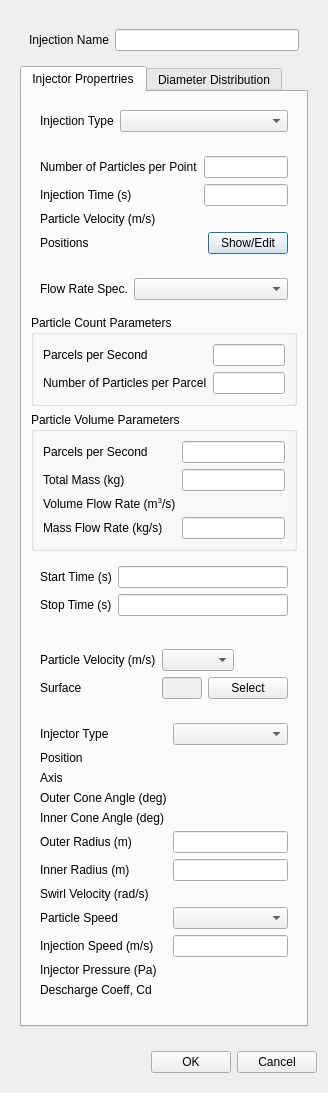
<?xml version="1.0" encoding="UTF-8"?>
<ui version="4.0">
 <class>InjectionDialog</class>
 <widget class="QDialog" name="InjectionDialog">
  <property name="geometry">
   <rect>
    <x>0</x>
    <y>0</y>
    <width>328</width>
    <height>1093</height>
   </rect>
  </property>
  <property name="windowTitle">
   <string>Injection</string>
  </property>
  <layout class="QVBoxLayout" name="verticalLayout_2">
   <item>
    <widget class="QWidget" name="dicalogContents" native="true">
     <layout class="QVBoxLayout" name="verticalLayout">
      <item>
       <widget class="QWidget" name="widget" native="true">
        <layout class="QFormLayout" name="formLayout">
         <item row="0" column="0">
          <widget class="QLabel" name="label">
           <property name="text">
            <string>Injection Name</string>
           </property>
          </widget>
         </item>
         <item row="0" column="1">
          <widget class="QLineEdit" name="name"/>
         </item>
        </layout>
       </widget>
      </item>
      <item>
       <widget class="QTabWidget" name="tabWidget">
        <property name="currentIndex">
         <number>0</number>
        </property>
        <widget class="QWidget" name="tab">
         <attribute name="title">
          <string>Injector Propertries</string>
         </attribute>
         <layout class="QVBoxLayout" name="verticalLayout_4">
          <item>
           <widget class="QWidget" name="widget_8" native="true">
            <layout class="QFormLayout" name="formLayout_7">
             <item row="0" column="0">
              <widget class="QLabel" name="label_20">
               <property name="text">
                <string>Injection Type</string>
               </property>
              </widget>
             </item>
             <item row="0" column="1">
              <widget class="PythonComboBox" name="injectionType"/>
             </item>
            </layout>
           </widget>
          </item>
          <item>
           <widget class="QWidget" name="pointInjection" native="true">
            <layout class="QFormLayout" name="formLayout_2">
             <item row="0" column="0">
              <widget class="QLabel" name="label_2">
               <property name="text">
                <string>Number of Particles per Point</string>
               </property>
              </widget>
             </item>
             <item row="0" column="1">
              <widget class="BatchableFloatEdit" name="numberOfParticlesPerPoint"/>
             </item>
             <item row="1" column="0">
              <widget class="QLabel" name="label_3">
               <property name="text">
                <string>Injection Time (s)</string>
               </property>
              </widget>
             </item>
             <item row="1" column="1">
              <widget class="BatchableFloatEdit" name="injectionTime"/>
             </item>
             <item row="2" column="0">
              <widget class="QLabel" name="label_4">
               <property name="text">
                <string>Particle Velocity (m/s)</string>
               </property>
              </widget>
             </item>
             <item row="3" column="0">
              <widget class="QLabel" name="label_5">
               <property name="text">
                <string>Positions</string>
               </property>
              </widget>
             </item>
             <item row="2" column="1">
              <widget class="VectorWidget" name="pointParticleVelocity" native="true"/>
             </item>
             <item row="3" column="1">
              <layout class="QHBoxLayout" name="horizontalLayout_3">
               <item>
                <spacer name="horizontalSpacer_2">
                 <property name="orientation">
                  <enum>Qt::Horizontal</enum>
                 </property>
                 <property name="sizeHint" stdset="0">
                  <size>
                   <width>40</width>
                   <height>20</height>
                  </size>
                 </property>
                </spacer>
               </item>
               <item>
                <widget class="QPushButton" name="editPosition">
                 <property name="text">
                  <string>Show/Edit</string>
                 </property>
                </widget>
               </item>
              </layout>
             </item>
            </layout>
           </widget>
          </item>
          <item>
           <widget class="QWidget" name="flowRate" native="true">
            <layout class="QVBoxLayout" name="verticalLayout_3">
             <property name="leftMargin">
              <number>0</number>
             </property>
             <property name="topMargin">
              <number>0</number>
             </property>
             <property name="rightMargin">
              <number>0</number>
             </property>
             <item>
              <widget class="QWidget" name="widget_4" native="true">
               <layout class="QFormLayout" name="formLayout_3">
                <item row="0" column="0">
                 <widget class="QLabel" name="label_11">
                  <property name="text">
                   <string>Flow Rate Spec.</string>
                  </property>
                 </widget>
                </item>
                <item row="0" column="1">
                 <widget class="PythonComboBox" name="flowRateSpec"/>
                </item>
               </layout>
              </widget>
             </item>
             <item>
              <widget class="QGroupBox" name="particleCountParameters">
               <property name="title">
                <string>Particle Count Parameters</string>
               </property>
               <layout class="QFormLayout" name="formLayout_4">
                <item row="0" column="0">
                 <widget class="QLabel" name="label_12">
                  <property name="text">
                   <string>Parcels per Second</string>
                  </property>
                 </widget>
                </item>
                <item row="0" column="1">
                 <widget class="BatchableFloatEdit" name="countParcelPerSecond"/>
                </item>
                <item row="1" column="0">
                 <widget class="QLabel" name="label_13">
                  <property name="text">
                   <string>Number of Particles per Parcel</string>
                  </property>
                 </widget>
                </item>
                <item row="1" column="1">
                 <widget class="BatchableFloatEdit" name="numberOfParticlesPerParcel"/>
                </item>
               </layout>
              </widget>
             </item>
             <item>
              <widget class="QGroupBox" name="particleVolumeParameters">
               <property name="title">
                <string>Particle Volume Parameters</string>
               </property>
               <layout class="QFormLayout" name="formLayout_5">
                <item row="0" column="0">
                 <widget class="QLabel" name="label_14">
                  <property name="text">
                   <string>Parcels per Second</string>
                  </property>
                 </widget>
                </item>
                <item row="0" column="1">
                 <widget class="BatchableFloatEdit" name="volumeParcelPerSecond"/>
                </item>
                <item row="1" column="0">
                 <widget class="QLabel" name="label_15">
                  <property name="text">
                   <string>Total Mass (kg)</string>
                  </property>
                 </widget>
                </item>
                <item row="1" column="1">
                 <widget class="BatchableFloatEdit" name="totalMass"/>
                </item>
                <item row="2" column="0">
                 <widget class="QLabel" name="label_16">
                  <property name="text">
                   <string>Volume Flow Rate (m&lt;sup&gt;3&lt;/sup&gt;/s)</string>
                  </property>
                 </widget>
                </item>
                <item row="2" column="1">
                 <widget class="Function1ScalarWidget" name="volumeFlowRate" native="true"/>
                </item>
                <item row="3" column="0">
                 <widget class="QLabel" name="label_26">
                  <property name="text">
                   <string>Mass Flow Rate (kg/s)</string>
                  </property>
                 </widget>
                </item>
                <item row="3" column="1">
                 <widget class="BatchableFloatEdit" name="massFlowRate"/>
                </item>
               </layout>
              </widget>
             </item>
             <item>
              <widget class="QWidget" name="startStopTime" native="true">
               <layout class="QFormLayout" name="formLayout_6">
                <item row="0" column="0">
                 <widget class="QLabel" name="label_17">
                  <property name="text">
                   <string>Start Time (s)</string>
                  </property>
                 </widget>
                </item>
                <item row="0" column="1">
                 <widget class="BatchableFloatEdit" name="startTime"/>
                </item>
                <item row="1" column="0">
                 <widget class="QLabel" name="label_18">
                  <property name="text">
                   <string>Stop Time (s)</string>
                  </property>
                 </widget>
                </item>
                <item row="1" column="1">
                 <widget class="BatchableFloatEdit" name="stopTime"/>
                </item>
               </layout>
              </widget>
             </item>
            </layout>
           </widget>
          </item>
          <item>
           <widget class="QWidget" name="surfaceInjection" native="true">
            <layout class="QFormLayout" name="formLayout_10">
             <item row="0" column="0">
              <widget class="QLabel" name="label_39">
               <property name="text">
                <string>Particle Velocity (m/s)</string>
               </property>
              </widget>
             </item>
             <item row="0" column="1">
              <layout class="QHBoxLayout" name="horizontalLayout">
               <item>
                <widget class="PythonComboBox" name="surfaceParticleVelocityType"/>
               </item>
               <item>
                <widget class="VectorWidget" name="surfaceParticleVelocity" native="true"/>
               </item>
              </layout>
             </item>
             <item row="1" column="0">
              <widget class="QLabel" name="label_40">
               <property name="text">
                <string>Surface</string>
               </property>
              </widget>
             </item>
             <item row="1" column="1">
              <layout class="QHBoxLayout" name="horizontalLayout_4">
               <item>
                <widget class="QLineEdit" name="surface">
                 <property name="enabled">
                  <bool>false</bool>
                 </property>
                </widget>
               </item>
               <item>
                <widget class="QPushButton" name="surfaceSelect">
                 <property name="text">
                  <string>Select</string>
                 </property>
                </widget>
               </item>
              </layout>
             </item>
            </layout>
           </widget>
          </item>
          <item>
           <widget class="QWidget" name="coneInjection" native="true">
            <layout class="QFormLayout" name="formLayout_11">
             <item row="0" column="0">
              <widget class="QLabel" name="label_6">
               <property name="text">
                <string>Injector Type</string>
               </property>
              </widget>
             </item>
             <item row="0" column="1">
              <widget class="PythonComboBox" name="coneInjectorType"/>
             </item>
             <item row="1" column="0">
              <widget class="QLabel" name="label_7">
               <property name="text">
                <string>Position</string>
               </property>
              </widget>
             </item>
             <item row="1" column="1">
              <widget class="Function1VectorWidget" name="conePosition" native="true"/>
             </item>
             <item row="2" column="0">
              <widget class="QLabel" name="label_8">
               <property name="text">
                <string>Axis</string>
               </property>
              </widget>
             </item>
             <item row="2" column="1">
              <widget class="Function1VectorWidget" name="coneAxis" native="true"/>
             </item>
             <item row="3" column="0">
              <widget class="QLabel" name="label_9">
               <property name="text">
                <string>Outer Cone Angle (deg)</string>
               </property>
              </widget>
             </item>
             <item row="3" column="1">
              <widget class="Function1ScalarWidget" name="outerConeAngle" native="true"/>
             </item>
             <item row="4" column="0">
              <widget class="QLabel" name="label_10">
               <property name="text">
                <string>Inner Cone Angle (deg)</string>
               </property>
              </widget>
             </item>
             <item row="4" column="1">
              <widget class="Function1ScalarWidget" name="innerConeAngle" native="true"/>
             </item>
             <item row="5" column="0">
              <widget class="QLabel" name="label_30">
               <property name="text">
                <string>Outer Radius (m)</string>
               </property>
              </widget>
             </item>
             <item row="5" column="1">
              <widget class="BatchableFloatEdit" name="outerRadius"/>
             </item>
             <item row="6" column="0">
              <widget class="QLabel" name="label_31">
               <property name="text">
                <string>Inner Radius (m)</string>
               </property>
              </widget>
             </item>
             <item row="6" column="1">
              <widget class="BatchableFloatEdit" name="innerRadius"/>
             </item>
             <item row="7" column="0">
              <widget class="QLabel" name="label_32">
               <property name="text">
                <string>Swirl Velocity (rad/s)</string>
               </property>
              </widget>
             </item>
             <item row="7" column="1">
              <widget class="Function1ScalarWidget" name="swirlVelocity" native="true"/>
             </item>
             <item row="8" column="0">
              <widget class="QLabel" name="label_33">
               <property name="text">
                <string>Particle Speed</string>
               </property>
              </widget>
             </item>
             <item row="8" column="1">
              <widget class="PythonComboBox" name="coneParticleSpeed"/>
             </item>
             <item row="9" column="0">
              <widget class="QLabel" name="label_34">
               <property name="text">
                <string>Injection Speed (m/s)</string>
               </property>
              </widget>
             </item>
             <item row="9" column="1">
              <widget class="BatchableFloatEdit" name="injectionSpeed"/>
             </item>
             <item row="10" column="0">
              <widget class="QLabel" name="label_35">
               <property name="text">
                <string>Injector Pressure (Pa)</string>
               </property>
              </widget>
             </item>
             <item row="10" column="1">
              <widget class="Function1ScalarWidget" name="injectorPressure" native="true"/>
             </item>
             <item row="11" column="0">
              <widget class="QLabel" name="label_36">
               <property name="text">
                <string>Descharge Coeff, Cd</string>
               </property>
              </widget>
             </item>
             <item row="11" column="1">
              <widget class="Function1ScalarWidget" name="dischargeCoeff" native="true"/>
             </item>
            </layout>
           </widget>
          </item>
          <item>
           <spacer name="verticalSpacer">
            <property name="orientation">
             <enum>Qt::Vertical</enum>
            </property>
            <property name="sizeHint" stdset="0">
             <size>
              <width>20</width>
              <height>0</height>
             </size>
            </property>
           </spacer>
          </item>
         </layout>
        </widget>
        <widget class="QWidget" name="tab_2">
         <attribute name="title">
          <string>Diameter Distribution</string>
         </attribute>
         <layout class="QVBoxLayout" name="verticalLayout_6">
          <item>
           <widget class="QWidget" name="widget_16" native="true">
            <layout class="QFormLayout" name="formLayout_8">
             <item row="0" column="0">
              <widget class="QLabel" name="label_21">
               <property name="text">
                <string>Diameter Distribution</string>
               </property>
              </widget>
             </item>
             <item row="0" column="1">
              <widget class="QComboBox" name="diameterDistribution"/>
             </item>
            </layout>
           </widget>
          </item>
          <item>
           <widget class="QGroupBox" name="diameterParameters">
            <property name="title">
             <string>Parameters</string>
            </property>
            <layout class="QFormLayout" name="formLayout_9">
             <item row="1" column="0">
              <widget class="QLabel" name="label_22">
               <property name="text">
                <string>Min. Diameter</string>
               </property>
              </widget>
             </item>
             <item row="1" column="1">
              <widget class="BatchableFloatEdit" name="minDiameter"/>
             </item>
             <item row="2" column="0">
              <widget class="QLabel" name="label_23">
               <property name="text">
                <string>Max. Diameter</string>
               </property>
              </widget>
             </item>
             <item row="2" column="1">
              <widget class="BatchableFloatEdit" name="maxDiameter"/>
             </item>
             <item row="3" column="0">
              <widget class="QLabel" name="label_24">
               <property name="text">
                <string>Mean Diameter</string>
               </property>
              </widget>
             </item>
             <item row="3" column="1">
              <widget class="BatchableFloatEdit" name="meanDiameter"/>
             </item>
             <item row="4" column="0">
              <widget class="QLabel" name="label_25">
               <property name="text">
                <string>Spread Parameter</string>
               </property>
              </widget>
             </item>
             <item row="4" column="1">
              <widget class="BatchableFloatEdit" name="spreadParameter"/>
             </item>
             <item row="0" column="0">
              <widget class="QLabel" name="label_19">
               <property name="text">
                <string>Diameter</string>
               </property>
              </widget>
             </item>
             <item row="0" column="1">
              <widget class="BatchableFloatEdit" name="diameter"/>
             </item>
             <item row="5" column="0">
              <widget class="QLabel" name="label_29">
               <property name="text">
                <string>Std. Deviation</string>
               </property>
              </widget>
             </item>
             <item row="5" column="1">
              <widget class="BatchableFloatEdit" name="stdDeviation"/>
             </item>
            </layout>
           </widget>
          </item>
          <item>
           <spacer name="verticalSpacer_2">
            <property name="orientation">
             <enum>Qt::Vertical</enum>
            </property>
            <property name="sizeHint" stdset="0">
             <size>
              <width>20</width>
              <height>0</height>
             </size>
            </property>
           </spacer>
          </item>
         </layout>
        </widget>
       </widget>
      </item>
     </layout>
    </widget>
   </item>
   <item>
    <widget class="QWidget" name="widget_3" native="true">
     <layout class="QHBoxLayout" name="horizontalLayout_2">
      <property name="rightMargin">
       <number>0</number>
      </property>
      <item>
       <spacer name="horizontalSpacer">
        <property name="orientation">
         <enum>Qt::Horizontal</enum>
        </property>
        <property name="sizeHint" stdset="0">
         <size>
          <width>40</width>
          <height>20</height>
         </size>
        </property>
       </spacer>
      </item>
      <item>
       <widget class="QPushButton" name="ok">
        <property name="text">
         <string>OK</string>
        </property>
       </widget>
      </item>
      <item>
       <widget class="QPushButton" name="cancel">
        <property name="text">
         <string>Cancel</string>
        </property>
       </widget>
      </item>
     </layout>
    </widget>
   </item>
  </layout>
 </widget>
 <customwidgets>
  <customwidget>
   <class>BatchableFloatEdit</class>
   <extends>QLineEdit</extends>
   <header location="global">baramFlow.view.widgets.batchable_float_edit</header>
  </customwidget>
  <customwidget>
   <class>VectorWidget</class>
   <extends>QWidget</extends>
   <header>baramFlow.view.setup.models.DPM.vector_widget</header>
   <container>1</container>
  </customwidget>
  <customwidget>
   <class>Function1ScalarWidget</class>
   <extends>QWidget</extends>
   <header>baramFlow.view.setup.models.DPM.function1_widget</header>
   <container>1</container>
  </customwidget>
  <customwidget>
   <class>Function1VectorWidget</class>
   <extends>QWidget</extends>
   <header>baramFlow.view.setup.models.DPM.function1_widget</header>
   <container>1</container>
  </customwidget>
  <customwidget>
   <class>PythonComboBox</class>
   <extends>QComboBox</extends>
   <header>widgets.python_combo_box</header>
  </customwidget>
 </customwidgets>
 <resources/>
 <connections>
  <connection>
   <sender>cancel</sender>
   <signal>clicked()</signal>
   <receiver>InjectionDialog</receiver>
   <slot>reject()</slot>
   <hints>
    <hint type="sourcelabel">
     <x>353</x>
     <y>1048</y>
    </hint>
    <hint type="destinationlabel">
     <x>199</x>
     <y>539</y>
    </hint>
   </hints>
  </connection>
 </connections>
</ui>
